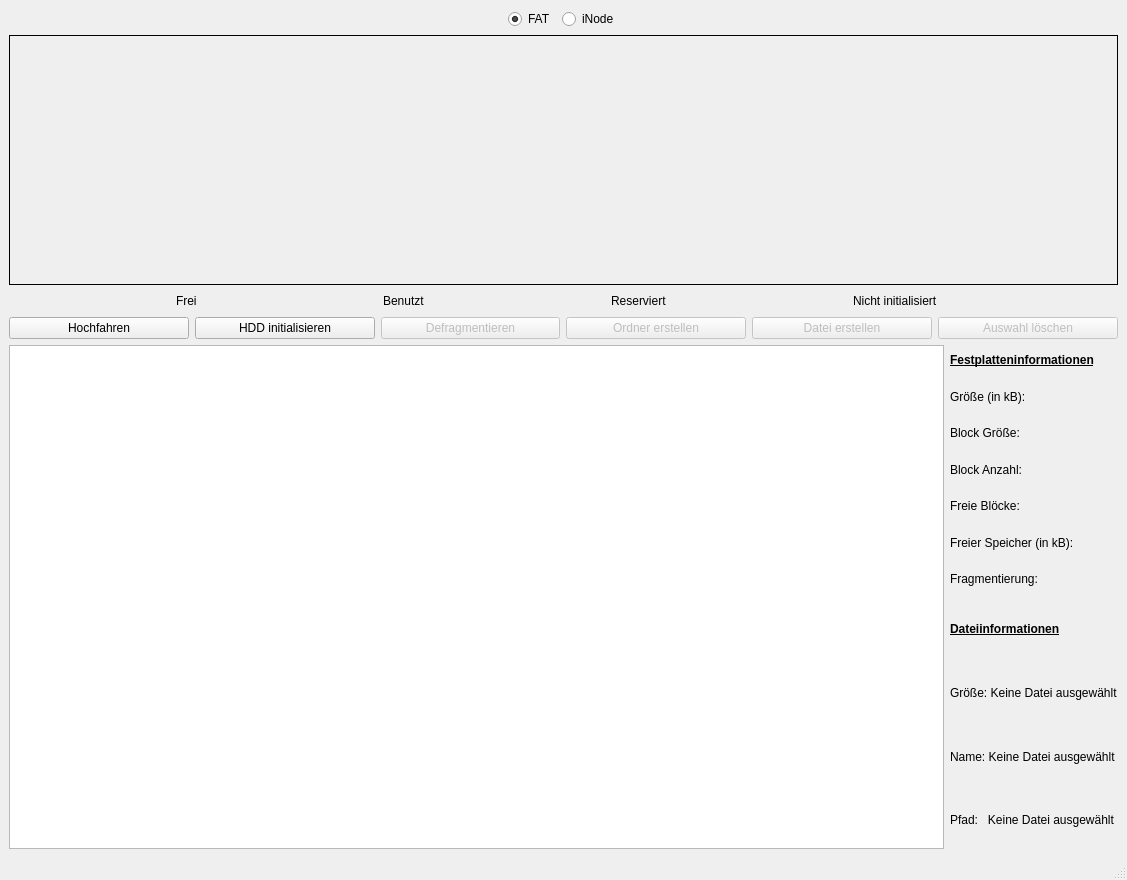
<?xml version="1.0" encoding="UTF-8"?>
<ui version="4.0">
 <class>MainWindow</class>
 <widget class="QMainWindow" name="MainWindow">
  <property name="geometry">
   <rect>
    <x>0</x>
    <y>0</y>
    <width>1127</width>
    <height>880</height>
   </rect>
  </property>
  <property name="minimumSize">
   <size>
    <width>0</width>
    <height>0</height>
   </size>
  </property>
  <property name="windowTitle">
   <string>AbstractFileSystem</string>
  </property>
  <widget class="QWidget" name="centralwidget">
   <layout class="QVBoxLayout" name="verticalLayout_4">
    <item>
     <layout class="QHBoxLayout" name="horizontalLayout_2">
      <item>
       <spacer name="horizontalSpacer_6">
        <property name="orientation">
         <enum>Qt::Horizontal</enum>
        </property>
        <property name="sizeHint" stdset="0">
         <size>
          <width>40</width>
          <height>20</height>
         </size>
        </property>
       </spacer>
      </item>
      <item>
       <layout class="QHBoxLayout" name="horizontalLayout_3">
        <item>
         <widget class="QRadioButton" name="fatRadioButton">
          <property name="text">
           <string>FAT</string>
          </property>
          <property name="checked">
           <bool>true</bool>
          </property>
         </widget>
        </item>
        <item>
         <widget class="QRadioButton" name="iNodeRadioButton">
          <property name="text">
           <string>iNode</string>
          </property>
         </widget>
        </item>
       </layout>
      </item>
      <item>
       <spacer name="horizontalSpacer_7">
        <property name="orientation">
         <enum>Qt::Horizontal</enum>
        </property>
        <property name="sizeHint" stdset="0">
         <size>
          <width>40</width>
          <height>20</height>
         </size>
        </property>
       </spacer>
      </item>
     </layout>
    </item>
    <item>
     <widget class="QLabel" name="plateGraphicInfoLabel">
      <property name="minimumSize">
       <size>
        <width>900</width>
        <height>250</height>
       </size>
      </property>
      <property name="frameShape">
       <enum>QFrame::Box</enum>
      </property>
      <property name="text">
       <string/>
      </property>
     </widget>
    </item>
    <item>
     <layout class="QHBoxLayout" name="horizontalLayout">
      <item>
       <spacer name="horizontalSpacer_2">
        <property name="orientation">
         <enum>Qt::Horizontal</enum>
        </property>
        <property name="sizeHint" stdset="0">
         <size>
          <width>40</width>
          <height>20</height>
         </size>
        </property>
       </spacer>
      </item>
      <item>
       <widget class="QLabel" name="freeLegendLabel">
        <property name="text">
         <string>Frei</string>
        </property>
       </widget>
      </item>
      <item>
       <widget class="QLabel" name="freeLegendIconLabel">
        <property name="minimumSize">
         <size>
          <width>0</width>
          <height>0</height>
         </size>
        </property>
        <property name="text">
         <string/>
        </property>
       </widget>
      </item>
      <item>
       <spacer name="horizontalSpacer_3">
        <property name="orientation">
         <enum>Qt::Horizontal</enum>
        </property>
        <property name="sizeHint" stdset="0">
         <size>
          <width>40</width>
          <height>20</height>
         </size>
        </property>
       </spacer>
      </item>
      <item>
       <widget class="QLabel" name="usedLegendLabel">
        <property name="text">
         <string>Benutzt</string>
        </property>
       </widget>
      </item>
      <item>
       <widget class="QLabel" name="usedLegendIconLabel">
        <property name="text">
         <string/>
        </property>
       </widget>
      </item>
      <item>
       <spacer name="horizontalSpacer">
        <property name="orientation">
         <enum>Qt::Horizontal</enum>
        </property>
        <property name="sizeHint" stdset="0">
         <size>
          <width>40</width>
          <height>20</height>
         </size>
        </property>
       </spacer>
      </item>
      <item>
       <widget class="QLabel" name="reservedLegendLabel">
        <property name="text">
         <string>Reserviert</string>
        </property>
       </widget>
      </item>
      <item>
       <widget class="QLabel" name="reservedLegendIconLabel">
        <property name="text">
         <string/>
        </property>
       </widget>
      </item>
      <item>
       <spacer name="horizontalSpacer_4">
        <property name="orientation">
         <enum>Qt::Horizontal</enum>
        </property>
        <property name="sizeHint" stdset="0">
         <size>
          <width>40</width>
          <height>20</height>
         </size>
        </property>
       </spacer>
      </item>
      <item>
       <widget class="QLabel" name="notInitLegendLabel">
        <property name="text">
         <string>Nicht initialisiert</string>
        </property>
       </widget>
      </item>
      <item>
       <widget class="QLabel" name="notInitLegendIconLabel">
        <property name="text">
         <string/>
        </property>
       </widget>
      </item>
      <item>
       <spacer name="horizontalSpacer_5">
        <property name="orientation">
         <enum>Qt::Horizontal</enum>
        </property>
        <property name="sizeHint" stdset="0">
         <size>
          <width>40</width>
          <height>20</height>
         </size>
        </property>
       </spacer>
      </item>
     </layout>
    </item>
    <item>
     <layout class="QHBoxLayout" name="horizontalLayout_4">
      <item>
       <widget class="QPushButton" name="startUpButton">
        <property name="text">
         <string>Hochfahren</string>
        </property>
        <attribute name="buttonGroup">
         <string notr="true">buttonGroup</string>
        </attribute>
       </widget>
      </item>
      <item>
       <widget class="QPushButton" name="reinitializeHDDButton">
        <property name="text">
         <string>HDD initialisieren</string>
        </property>
        <attribute name="buttonGroup">
         <string notr="true">buttonGroup</string>
        </attribute>
       </widget>
      </item>
      <item>
       <widget class="QPushButton" name="defragButton">
        <property name="enabled">
         <bool>false</bool>
        </property>
        <property name="text">
         <string>Defragmentieren</string>
        </property>
        <attribute name="buttonGroup">
         <string notr="true">buttonGroup</string>
        </attribute>
       </widget>
      </item>
      <item>
       <widget class="QPushButton" name="createDirButton">
        <property name="enabled">
         <bool>false</bool>
        </property>
        <property name="text">
         <string>Ordner erstellen</string>
        </property>
        <attribute name="buttonGroup">
         <string notr="true">buttonGroup</string>
        </attribute>
       </widget>
      </item>
      <item>
       <widget class="QPushButton" name="createFileButton">
        <property name="enabled">
         <bool>false</bool>
        </property>
        <property name="text">
         <string>Datei erstellen</string>
        </property>
        <attribute name="buttonGroup">
         <string notr="true">buttonGroup</string>
        </attribute>
       </widget>
      </item>
      <item>
       <widget class="QPushButton" name="deleteSelectionButton">
        <property name="enabled">
         <bool>false</bool>
        </property>
        <property name="text">
         <string>Auswahl löschen</string>
        </property>
        <attribute name="buttonGroup">
         <string notr="true">buttonGroup</string>
        </attribute>
       </widget>
      </item>
     </layout>
    </item>
    <item>
     <layout class="QHBoxLayout" name="horizontalLayout_5">
      <item>
       <widget class="QTreeView" name="fileSystemTreeView"/>
      </item>
      <item>
       <layout class="QVBoxLayout" name="verticalLayout">
        <item>
         <layout class="QVBoxLayout" name="verticalLayout_2">
          <item>
           <widget class="QLabel" name="label_2">
            <property name="font">
             <font>
              <bold>true</bold>
              <underline>true</underline>
             </font>
            </property>
            <property name="text">
             <string>Festplatteninformationen</string>
            </property>
           </widget>
          </item>
          <item>
           <widget class="QLabel" name="sizeInKbLabel">
            <property name="text">
             <string>Größe (in kB):         </string>
            </property>
           </widget>
          </item>
          <item>
           <widget class="QLabel" name="blockSizeLabel">
            <property name="text">
             <string>Block Größe:                   </string>
            </property>
           </widget>
          </item>
          <item>
           <widget class="QLabel" name="blockAmountLabel">
            <property name="text">
             <string>Block Anzahl:                  </string>
            </property>
           </widget>
          </item>
          <item>
           <widget class="QLabel" name="freeBlocksLabel">
            <property name="text">
             <string>Freie Blöcke:                   </string>
            </property>
           </widget>
          </item>
          <item>
           <widget class="QLabel" name="freeDiskSpaceLabel">
            <property name="text">
             <string>Freier Speicher (in kB):   </string>
            </property>
           </widget>
          </item>
          <item>
           <widget class="QLabel" name="fragmentationLabel">
            <property name="text">
             <string>Fragmentierung:                </string>
            </property>
           </widget>
          </item>
         </layout>
        </item>
        <item>
         <layout class="QVBoxLayout" name="verticalLayout_3">
          <item>
           <widget class="QLabel" name="label">
            <property name="font">
             <font>
              <bold>true</bold>
              <underline>true</underline>
             </font>
            </property>
            <property name="text">
             <string>Dateiinformationen</string>
            </property>
           </widget>
          </item>
          <item>
           <widget class="QLabel" name="sizeInfoLabel">
            <property name="text">
             <string>Größe: Keine Datei ausgewählt</string>
            </property>
           </widget>
          </item>
          <item>
           <widget class="QLabel" name="fileNameInfoLabel">
            <property name="text">
             <string>Name: Keine Datei ausgewählt</string>
            </property>
           </widget>
          </item>
          <item>
           <widget class="QLabel" name="pathInfoLabel">
            <property name="text">
             <string>Pfad:   Keine Datei ausgewählt</string>
            </property>
           </widget>
          </item>
         </layout>
        </item>
       </layout>
      </item>
     </layout>
    </item>
   </layout>
  </widget>
  <widget class="QMenuBar" name="menubar">
   <property name="geometry">
    <rect>
     <x>0</x>
     <y>0</y>
     <width>1127</width>
     <height>25</height>
    </rect>
   </property>
  </widget>
  <widget class="QStatusBar" name="statusbar"/>
 </widget>
 <resources/>
 <connections/>
 <buttongroups>
  <buttongroup name="buttonGroup"/>
 </buttongroups>
</ui>
